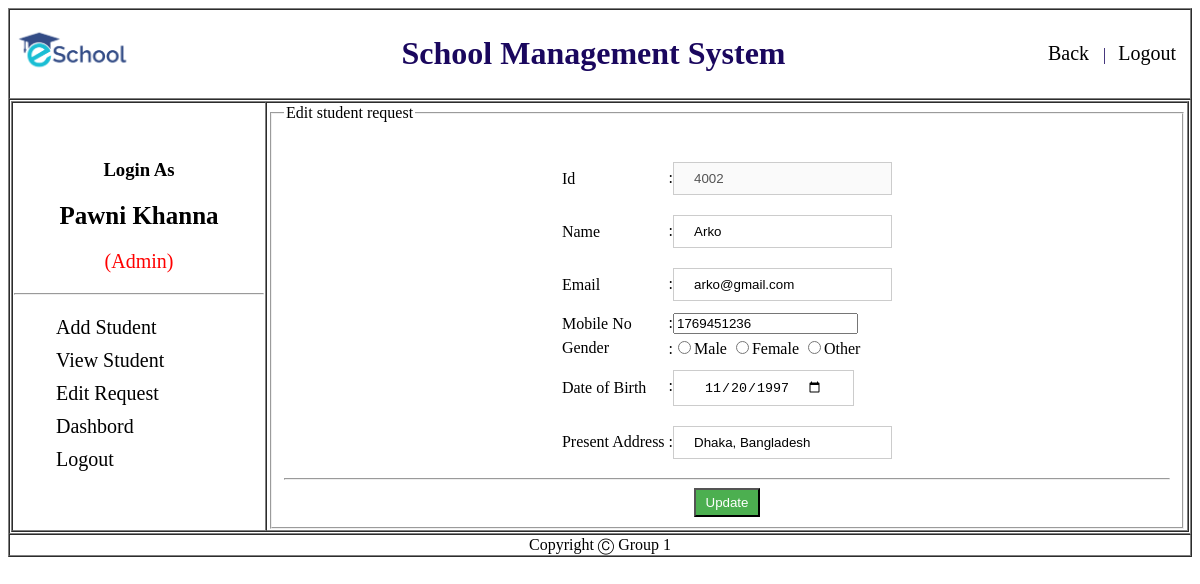
The page /Admin/view/editrequestStudent.php?id=4002 (signed in) on the database its author committed.
### tables this page shows
CREATE TABLE `edit_student` (
  `id` varchar(4) NOT NULL,
  `name` varchar(50) NOT NULL,
  `email` varchar(50) NOT NULL,
  `mobile` varchar(10) NOT NULL,
  `gender` varchar(10) NOT NULL,
  `dob` date NOT NULL,
  `p_address` varchar(70) NOT NULL
);

### Admin/Model/studentModel.php (called while the page is built, shortened)
<?php
function getRequestUserbyid($id){
    $conn = getConnection();
    $sql = "select * from edit_student where id='$id'";
    $result = mysqli_query($conn,$sql);
    $row = mysqli_fetch_assoc($result);
    return $row;
}
?>

### Admin/View/editrequestStudent.php (the view, shortened to what this page needs)
<?php
	include('header.php');
	include_once('../model/studentModel.php');
  $id = $_GET['id'];
  $updatemyinfo = getRequestUserbyid($id);
?>
<div id="sidebar" class="">
                <ul>
                  <li><a href="addStudent.php">Add Student</a></li>
                  <li><a href="viewStudent.php">View Student</a></li>
                  <li><a href="editrequestlist.php">Edit Request</a></li>
                  <li><a href="dashboard.php">Dashbord</a></li>
                  <li><a href="../Controller/logout.php">Logout</a></li>
                </ul>
							</div>
              </td>
              <td>
                <form id="inform" action="../controller/editRequestCheckStudent.php" onsubmit="return validation()" method="post">
                <fieldset>
                  <legend>Edit student request</legend>
                    <table align="center">
											<tr>
												<td colspan="2">
											</tr>
                      <tr>
                        <td>Id</td>
                        <td>:<input type="text" id="id" name="id" disabled value="<?php echo $updatemyinfo['id']; ?>"></td>
                      </tr>
                      <tr>
                        <td>Name</td>
                        <td>:<input type="text" id="name" name="name" value="<?php echo $updatemyinfo['name']; ?>" placeholder="Enter Full Name"></td>
                      </tr>
                      <tr>
                        <td>Email</td>
                        <td>:<input type="email" id="email" name="email" value="<?php echo $updatemyinfo['email']; ?>"></td>
                      </tr>
                      <tr>
                        <td>Mobile No</td>
                        <td>:<input type="number" id="text" name="mobile" value="<?php echo $updatemyinfo['mobile']; ?>"></td>
                      </tr>
                      <tr>
                        <td>Gender</td>
                        <td>
                          :<input type="radio" id="gender" name="gender" <?php  if($updatemyinfo['gender']=="male"){?> checked="true" <?php } ?> value="male">Male
                          <input type="radio" id="gender" name="gender"  <?php if($updatemyinfo['gender']=="female"){?> checked="true" <?php } ?>  value="female">Female
                          <input type="radio" id="gender" name="gender" <?php if($updatemyinfo['gender']=="other"){?> checked="true" <?php } ?> value="other">Other
                        </td>
                      </tr>
                      <tr>
                        <td>Date of Birth</td>
                        <td>:<input type="date" id="dob" name="dob" value="<?php echo $updatemyinfo['dob']; ?>"></td>
                      </tr>
                      <tr>
                        <td>Present Address</td>
                        <td>:<input type="text" id="p_address" name="p_address" value="<?php echo $updatemyinfo['p_address']; ?>"></td>
                      </tr>
                    </table>
                    <hr>
                    <center>
                      <input type="submit" name="update" value="Update">
                  </center>
                </fieldset>
            </td>
            </tr>
            </table>
            </td>
            </tr>
            <?php include('footer.php'); ?>

### Admin/Style/sidebar.css (style rules this page uses)
#sidebar ul li { list-style-type: none; font-size: 20px; padding: 5px 2px; }
#sidebar ul li:last-child { border-bottom: 0; }
#sidebar ul li a { text-decoration: none; color: #000; }
input[type=submit] { background-color: #4CAF50; width: auto; color: white; padding: 5px 10px; cursor: pointer; }
input[type=text],input[type=email], input[type=password] { padding: 8px 20px; margin: 8px 0; display: inline-block; border: 1px solid #ccc; box-sizing: border-box; }
#dob { padding: 8px 30px; margin: 8px 0; display: inline-block; border: 1px solid #ccc; box-sizing: border-box; }

### rows shown on the page
edit_student: id "4002", name "Arko", email "arko@gmail.com", mobile "1769451236", dob "11/20/1997", p_address "Dhaka, Bangladesh"

### other values the page prints
$_COOKIE['name'] "Pawni Khanna"
